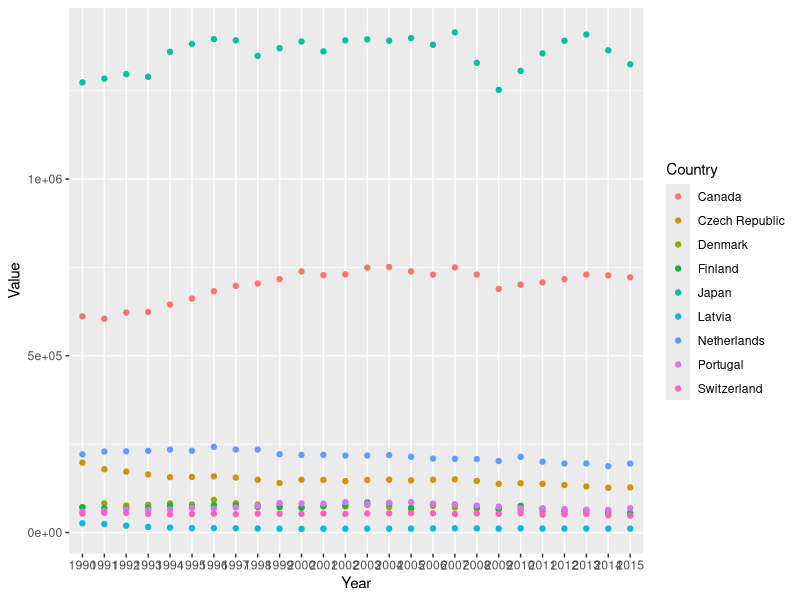
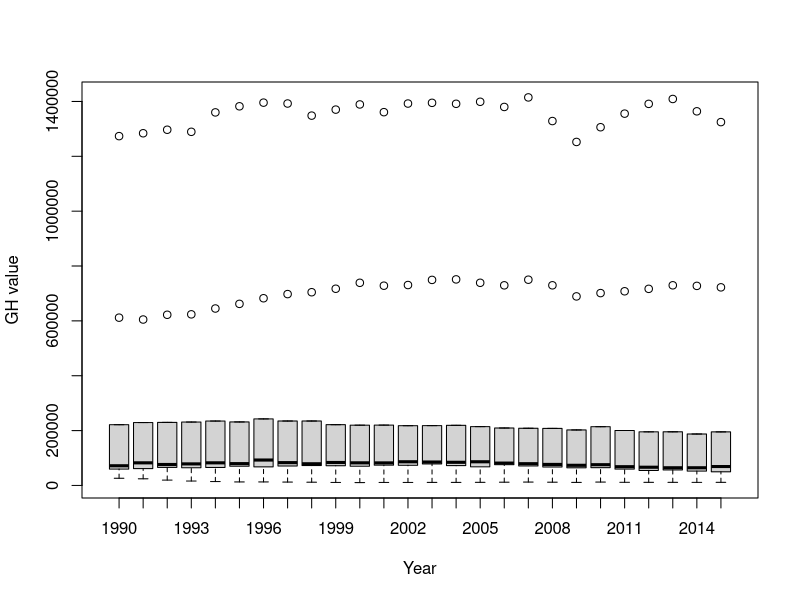

Here is the R script that generated these plots, in order: (Note: this script raises an error after producing the figures.)
# Required packages
library(readr)
library(ggplot2)
library(tidyverse)
library(dplyr)

# Data analysis on greenhouse gas emission from 10 countries among 26 years

clean_data_GH <- read_csv("data/clean_data_GH.csv", 
                    col_types = cols(Year = col_character()))

#### Data exploration ####

# 1. Outliers
ggplot(clean_data_GH, aes(Year, Value, colour = Country )) +
  geom_point()
# European Union has high values compared to other countries 
# EU will be discarded from the analysis 
clean_data_GH <- clean_data_GH %>% 
  filter(Country != "European Union")

# Are there missing values?
sum(is.na(clean_data_GH$Value))
# No missing value

# 2. Collinearity X
# Not relevant for the dataset
#C Relationships Y vs X
boxplot(Value ~ Year, 
        data = clean_data_GH,
        xlab = "Year",
        ylab = "GH value")
# No relationship between Year and GH value

#3. Spatial/temporal aspects of sampling design
# Not relevant for the data set

# 4. Interactions
# Not relevant for the data set

# 5. Zero inflation Y (Are there many 0s in the data set)
sum(clean_data_GH$Value == 0) #NONE

# 6. Are categorical covariates balanced?
# Not relevant for the data set


write_csv(data_GH, "data/clean_data_GH.csv")
